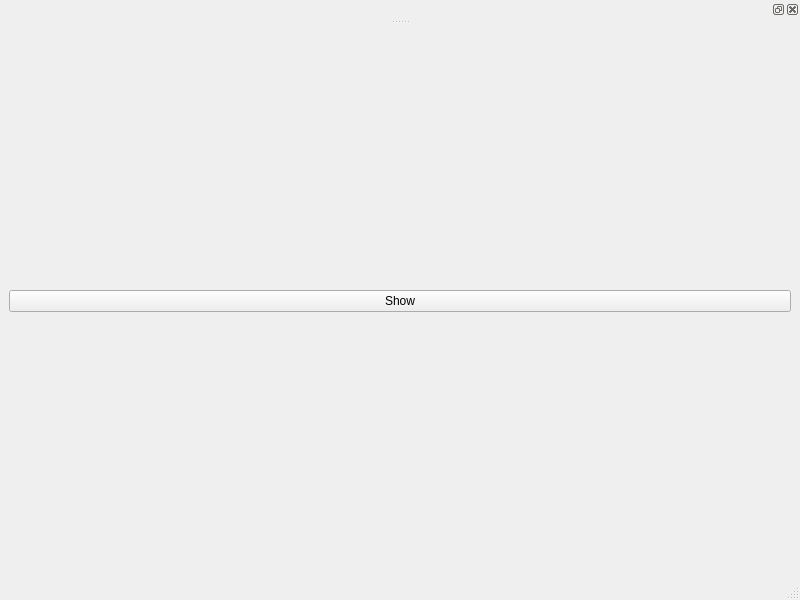
<?xml version="1.0" encoding="UTF-8"?>
<ui version="4.0">
 <class>MainWindow</class>
 <widget class="QMainWindow" name="MainWindow">
  <property name="geometry">
   <rect>
    <x>0</x>
    <y>0</y>
    <width>800</width>
    <height>600</height>
   </rect>
  </property>
  <property name="windowTitle">
   <string>MainWindow</string>
  </property>
  <widget class="QWidget" name="centralwidget">
   <layout class="QHBoxLayout" name="horizontalLayout">
    <item>
     <widget class="QPushButton" name="pushButton">
      <property name="text">
       <string>Show</string>
      </property>
     </widget>
    </item>
   </layout>
  </widget>
  <widget class="QMenuBar" name="menubar">
   <property name="geometry">
    <rect>
     <x>0</x>
     <y>0</y>
     <width>800</width>
     <height>21</height>
    </rect>
   </property>
  </widget>
  <widget class="QStatusBar" name="statusbar"/>
  <widget class="QDockWidget" name="dockWidget">
   <attribute name="dockWidgetArea">
    <number>4</number>
   </attribute>
   <widget class="QWidget" name="dockWidgetContents"/>
  </widget>
 </widget>
 <resources/>
 <connections/>
</ui>
